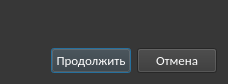
<?xml version="1.0" encoding="UTF-8"?>
<ui version="4.0">
 <class>Dialog</class>
 <widget class="QDialog" name="Dialog">
  <property name="geometry">
   <rect>
    <x>0</x>
    <y>0</y>
    <width>456</width>
    <height>115</height>
   </rect>
  </property>
  <property name="sizePolicy">
   <sizepolicy hsizetype="MinimumExpanding" vsizetype="Preferred">
    <horstretch>0</horstretch>
    <verstretch>0</verstretch>
   </sizepolicy>
  </property>
  <property name="minimumSize">
   <size>
    <width>266</width>
    <height>115</height>
   </size>
  </property>
  <property name="windowTitle">
   <string>Внимание</string>
  </property>
  <property name="windowIcon">
   <iconset>
    <normaloff>../../icon.png</normaloff>../../icon.png</iconset>
  </property>
  <property name="styleSheet">
   <string notr="true">background-color: rgb(55, 55, 55);
color: white;</string>
  </property>
  <layout class="QVBoxLayout" name="verticalLayout_2">
   <property name="sizeConstraint">
    <enum>QLayout::SetFixedSize</enum>
   </property>
   <item>
    <layout class="QVBoxLayout" name="verticalLayout">
     <item>
      <spacer name="verticalSpacer">
       <property name="orientation">
        <enum>Qt::Vertical</enum>
       </property>
       <property name="sizeType">
        <enum>QSizePolicy::Minimum</enum>
       </property>
       <property name="sizeHint" stdset="0">
        <size>
         <width>20</width>
         <height>5</height>
        </size>
       </property>
      </spacer>
     </item>
     <item>
      <widget class="QLabel" name="information">
       <property name="sizePolicy">
        <sizepolicy hsizetype="Preferred" vsizetype="Preferred">
         <horstretch>0</horstretch>
         <verstretch>0</verstretch>
        </sizepolicy>
       </property>
       <property name="font">
        <font>
         <family>Calibri</family>
         <pointsize>10</pointsize>
        </font>
       </property>
       <property name="text">
        <string/>
       </property>
      </widget>
     </item>
     <item>
      <spacer name="verticalSpacer_3">
       <property name="orientation">
        <enum>Qt::Vertical</enum>
       </property>
       <property name="sizeType">
        <enum>QSizePolicy::Minimum</enum>
       </property>
       <property name="sizeHint" stdset="0">
        <size>
         <width>20</width>
         <height>10</height>
        </size>
       </property>
      </spacer>
     </item>
     <item>
      <layout class="QHBoxLayout" name="horizontalLayout">
       <item>
        <spacer name="horizontalSpacer">
         <property name="orientation">
          <enum>Qt::Horizontal</enum>
         </property>
         <property name="sizeHint" stdset="0">
          <size>
           <width>40</width>
           <height>20</height>
          </size>
         </property>
        </spacer>
       </item>
       <item>
        <widget class="QPushButton" name="ok_btn">
         <property name="font">
          <font>
           <family>Calibri</family>
           <pointsize>10</pointsize>
          </font>
         </property>
         <property name="text">
          <string>Продолжить</string>
         </property>
        </widget>
       </item>
       <item>
        <widget class="QPushButton" name="cancel_btn">
         <property name="font">
          <font>
           <family>Calibri</family>
           <pointsize>10</pointsize>
          </font>
         </property>
         <property name="text">
          <string>Отмена</string>
         </property>
        </widget>
       </item>
      </layout>
     </item>
    </layout>
   </item>
  </layout>
 </widget>
 <resources/>
 <connections/>
</ui>
